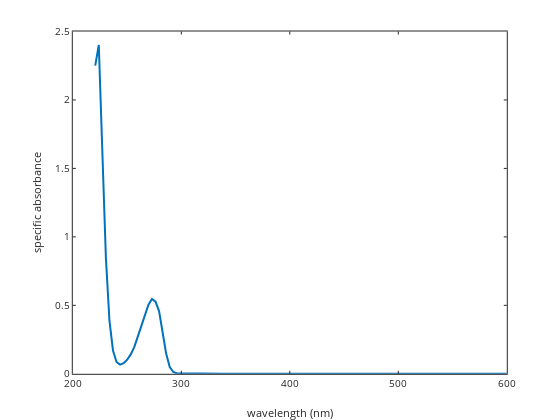

The cell this chart's notebook holds for it:
### Code cell
% plot the data
graphics_toolkit ("plotly"); 
plot(wavelength,absspectra,'linewidth',2); 
%plot(wavelength,mean(2.303*absspectra'./(DOC/1000)),'linewidth',2); 
xlabel('wavelength (nm)'); ylabel('specific absorbance')
